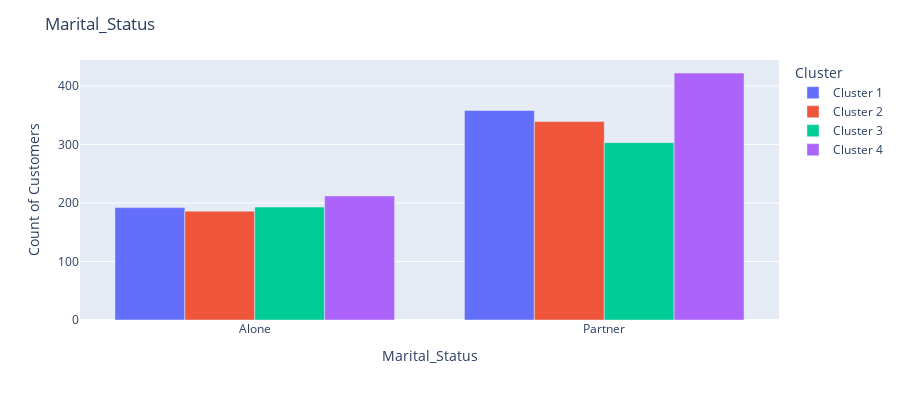

The notebook cell saved with this chart:
### Code cell
df_plot = df[['Marital_Status', 'Cluster', 'ID']].groupby(['Marital_Status', 'Cluster']).count()
df_plot.reset_index(inplace=True)
df_plot.rename(columns={"ID":"Count of Customers"}, inplace=True)


fig = px.bar(df_plot, x="Marital_Status", y="Count of Customers",
             color='Cluster', barmode='group',
             height=400)
fig.update_layout(title="Marital_Status")
fig.show()

### Figure 1 — Plotly figure (JSON) as saved in the notebook; plotly's stock layout.template omitted (floating-point values rounded to 4 significant figures)
{"data": [{"alignmentgroup": "True", "hovertemplate": "Cluster=Cluster 1<br>Marital_Status=%{x}<br>Count of Customers=%{y}<extra></extra>", "legendgroup": "Cluster 1", "marker": {"color": "#636efa", "pattern": {"shape": ""}}, "name": "Cluster 1", "offsetgroup": "Cluster 1", "orientation": "v", "showlegend": true, "textposition": "auto", "type": "bar", "x": ["Alone", "Partner"], "xaxis": "x", "y": [192, 358], "yaxis": "y"}, {"alignmentgroup": "True", "hovertemplate": "Cluster=Cluster 2<br>Marital_Status=%{x}<br>Count of Customers=%{y}<extra></extra>", "legendgroup": "Cluster 2", "marker": {"color": "#EF553B", "pattern": {"shape": ""}}, "name": "Cluster 2", "offsetgroup": "Cluster 2", "orientation": "v", "showlegend": true, "textposition": "auto", "type": "bar", "x": ["Alone", "Partner"], "xaxis": "x", "y": [186, 339], "yaxis": "y"}, {"alignmentgroup": "True", "hovertemplate": "Cluster=Cluster 3<br>Marital_Status=%{x}<br>Count of Customers=%{y}<extra></extra>", "legendgroup": "Cluster 3", "marker": {"color": "#00cc96", "pattern": {"shape": ""}}, "name": "Cluster 3", "offsetgroup": "Cluster 3", "orientation": "v", "showlegend": true, "textposition": "auto", "type": "bar", "x": ["Alone", "Partner"], "xaxis": "x", "y": [193, 303], "yaxis": "y"}, {"alignmentgroup": "True", "hovertemplate": "Cluster=Cluster 4<br>Marital_Status=%{x}<br>Count of Customers=%{y}<extra></extra>", "legendgroup": "Cluster 4", "marker": {"color": "#ab63fa", "pattern": {"shape": ""}}, "name": "Cluster 4", "offsetgroup": "Cluster 4", "orientation": "v", "showlegend": true, "textposition": "auto", "type": "bar", "x": ["Alone", "Partner"], "xaxis": "x", "y": [212, 422], "yaxis": "y"}], "layout": {"barmode": "group", "height": 400, "legend": {"title": {"text": "Cluster"}, "tracegroupgap": 0}, "margin": {"t": 60}, "title": {"text": "Marital_Status"}, "xaxis": {"anchor": "y", "domain": [0, 1], "title": {"text": "Marital_Status"}}, "yaxis": {"anchor": "x", "domain": [0, 1], "title": {"text": "Count of Customers"}}}}
